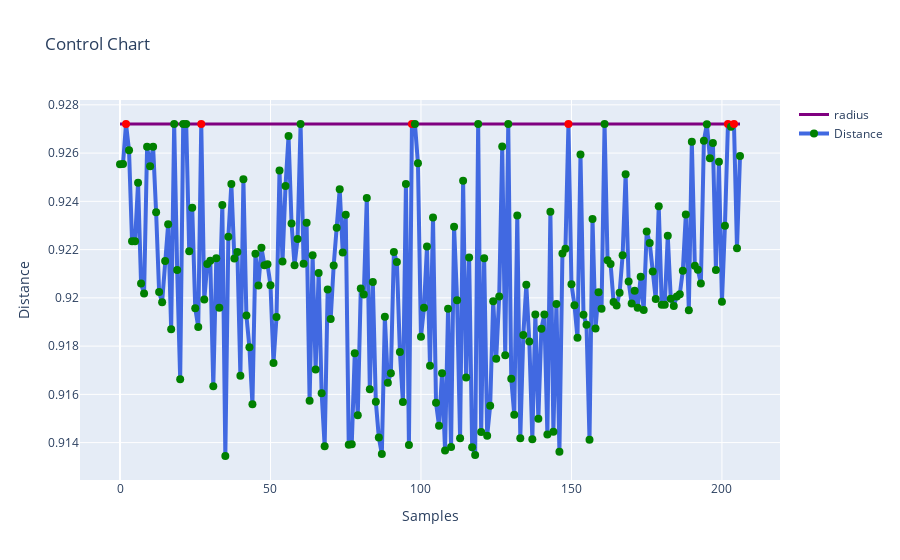

The notebook cell saved with this chart:
### Code cell
"""
An example for SVDD model fitting with negataive samples
"""
import sys
sys.path.append("C:/Users/USER/Documents/Jupyter Notebook/public_procurement/Project_02_15\SVDD-Python-master/")
import numpy as np
from src.BaseSVDD import BaseSVDD

def make_radius_bootstrap(bs_size, alpha):
    
    quantile_list_d1 = []
    for _ in range(bs_size):
        samples_d1 = np.random.choice(np.array(distance).ravel(), size=100, replace=True)

        quantile_d1 = np.quantile(samples_d1, 1-alpha)

        quantile_list_d1.append(quantile_d1)
        
    radius = np.mean(quantile_list_d1)
    
    return radius



# create 100 points with 2 dimensions
# n = 100
# dim = 2
# X = np.r_[np.random.randn(n, dim)]

X = np.array(df_test_2)

# svdd object using rbf kernel
svdd = BaseSVDD(C=1.0, gamma=0.15, kernel='rbf', display='on')

# fit the SVDD model
svdd.fit(X,bs_size = 500 , alpha = 0.01)

# predict the label
y_predict = svdd.predict(X,svdd.y)

# # plot the boundary
# # svdd.plot_boundary(X)

# # # plot the distance
# # radius = svdd.radius
# distance = svdd.get_distance(X)




radius = svdd.radius_2
distance = svdd.get_distance(X)
svdd.plot_distance(radius, distance)

### Figure 1 — Plotly figure (JSON) as saved in the notebook; plotly's stock layout.template omitted (floating-point values rounded to 4 significant figures; data arrays with more than 128 entries replaced by an {"elided": "..."} marker saying what was removed)
{"data": [{"line": {"color": "purple", "width": 3}, "mode": "lines", "name": "radius", "type": "scatter", "x": {"elided": "207 int values"}, "y": {"elided": "207 float values"}}, {"line": {"color": "royalblue", "width": 4}, "marker": {"color": {"elided": "207 str values"}, "size": 8}, "mode": "lines+markers", "name": "Distance", "type": "scatter", "x": {"elided": "207 int values"}, "y": {"elided": "207 float values"}}], "layout": {"title": {"text": "Control Chart"}, "xaxis": {"title": {"text": "Samples"}}, "yaxis": {"title": {"text": "Distance"}}}}
